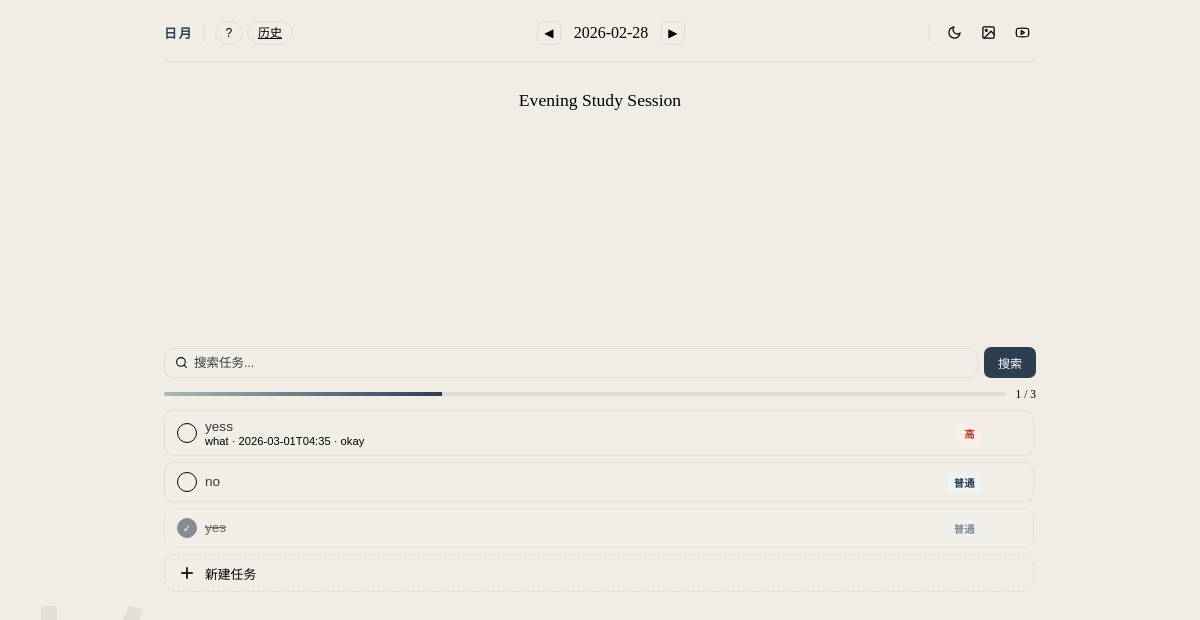
Screenshot of /2026-02-28 with the database file from the repository.
### tables this page shows
CREATE TABLE tasks (
    id INTEGER PRIMARY KEY AUTOINCREMENT,
    content TEXT NOT NULL,
    date TEXT NOT NULL
, created_at TEXT DEFAULT CURRENT_TIMESTAMP, due_time TEXT, priority INTEGER DEFAULT 2, completed INTEGER DEFAULT 0, notes TEXT, category TEXT, tags TEXT);

### app.py (the view)
@app.route('/<date>')
def index(date):
    q = request.args.get('q', '')
    conn = get_db_connection()
    if q:
        pattern = f"%{q}%"
        tasks = conn.execute(
            'SELECT * FROM tasks WHERE date = ? AND (content LIKE ? OR category LIKE ? OR tags LIKE ?) ORDER BY completed ASC, priority ASC, due_time IS NULL, due_time ASC',
            (date, pattern, pattern, pattern)
        ).fetchall()
    else:
        tasks = conn.execute(
            'SELECT * FROM tasks WHERE date = ? ORDER BY completed ASC, priority ASC, due_time IS NULL, due_time ASC',
            (date,)
        ).fetchall()
    totals = conn.execute('SELECT COUNT(*) as total, SUM(completed) as done FROM tasks WHERE date = ?', (date,)).fetchone()
    conn.close()
    current_hour = datetime.now().hour
    if 5 <= current_hour < 12:
        session_title = "Morning Study Session"
    else:
        session_title = "Evening Study Session"
    total = totals['total'] or 0
    done = totals['done'] or 0
    progress = int(done / total * 100) if total else 0
    return render_template('index.html', tasks=tasks, date=date, session_title=session_title, total=total, done=done, progress=progress, query=q)

### app.py (called while the page is built)
def get_db_connection():
    db_path = os.path.join(base_path, 'todo.db')
    conn = sqlite3.connect(db_path)
    conn.row_factory = sqlite3.Row
    return conn

### templates/index.html (shortened to what this page needs)
<!DOCTYPE html>
<html lang="en">
<head>
</head>
<body>
    <div class="deco">静</div>
    <div class="app">
        <header class="topbar">
            <span class="logo">日月</span>
            <div style="position:relative;">
            <button class="pill-btn {font-weight:700;}" onclick="toggleHelp()" id="help-btn">?</button>
                <a class="pill-btn" href="/history">历史</a>
            </div>
            <div class="nav">
                <div class="date-nav">
                    <button class="nav-arrow" onclick="navigate(-1)">◀</button>
                    <span class="date-label">{{ date }}</span>
                    <button class="nav-arrow" onclick="navigate(1)">▶</button>
                </div>
            </div>
            <div class="nav-group">
                <button class="icon-btn" id="theme-toggle" title="切换主题 (D)">
                    <svg id="icon-moon" viewBox="0 0 24 24"><path d="M21 12.79A9 9 0 1 1 11.21 3 7 7 0 0 0 21 12.79z"></path></svg>
                </button>
                <button class="icon-btn" onclick="document.getElementById('bg-upload').click()" title="背景图片">
                    <svg viewBox="0 0 24 24"><rect x="3" y="3" width="18" height="18" rx="2"></rect><circle cx="8.5" cy="8.5" r="1.5"></circle><polyline points="21 15 16 10 5 21"></polyline></svg>
                </button>
                <button class="icon-btn" onclick="toggleMediaWidget()" title="媒体">
                </button>
            </div>
        </header>
        <div class="main-col">
            <div class="timer-card" id="timer-card">
                <span style="font-size:1.1rem;color:var(--muted);font-family:'Cinzel',serif;">{{ session_title }}</span>
                <div class="timer-body">
                    <div class="timer-ring" id="timer-ring" onclick="toggleTimer()">
                        <svg viewBox="0 0 140 140" preserveAspectRatio="xMidYMid meet">
                            <circle class="ring-progress" id="ring-progress" cx="70" cy="70" r="60" transform="rotate(-90 70 70)" stroke-dasharray="377" stroke-dashoffset="377"></circle>
                        </svg>
                        <div class="timer-ring-inner">
                        </div>
                    </div>
                </div>
            </div>
            <form class="search-row" method="get" action="{{ url_for('index', date=date) }}">
                <div class="search-wrap">
                    <svg viewBox="0 0 24 24"><circle cx="11" cy="11" r="8"></circle><line x1="21" y1="21" x2="16.65" y2="16.65"></line></svg>
                    <input type="search" name="q" placeholder="搜索任务..." value="{{ query or '' }}">
                </div>
                <button type="submit" class="search-btn">搜索</button>
            </form>
            <div class="stats-row">
                <div class="progress-bar"><div class="progress-fill" style="width:{{ progress }}%"></div></div>
                <span class="counts">{{ done }} / {{ total }}</span>
            </div>
            <div class="task-list" id="task-list">
                {% for task in tasks %}
                <div class="task-row {% if task.completed %}done{% endif %}" id="task-{{ task.id }}" data-id="{{ task.id }}">
                    <form method="post" action="{{ url_for('toggle', date=date, task_id=task.id) }}" style="flex-shrink:0;">
                        <button class="check-btn" type="submit">{% if task.completed %}✓{% endif %}</button>
                    </form>
                    <div class="task-meta">
                        <div class="task-content" onclick="openEdit({{ task.id }}, event)">{{ task.content }}</div>
                        <div class="task-sub">{{ task.category }}{% if task.due_time %} · {{ task.due_time }}{% endif %}{% if task.tags %} · {{ task.tags }}{% endif %}</div>
                    </div>
                    <div class="task-right">
                        <span class="prio-badge p{{ task.priority }}">{% if task.priority==1 %}高{% elif task.priority==2 %}普通{% else %}低{% endif %}</span>
                        <form method="post" action="{{ url_for('delete', date=date, task_id=task.id) }}" onsubmit="return confirm('确定删除?');">
                        </form>
                    </div>
                </div>
                {% endfor %}
                <div class="add-task-row" onclick="openNewEdit(event)" id="add-task-trigger">
                    <svg style="width:20px;height:20px;stroke:currentColor;fill:none;stroke-width:2;flex-shrink:0;" viewBox="0 0 24 24"><line x1="12" y1="5" x2="12" y2="19"></line><line x1="5" y1="12" x2="19" y2="12"></line></svg>
                    <span>新建任务</span>
                </div>
            </div>
        </div>
    </div>
</body>
</html>

### rows the page displays
tasks: content "yess", category "what", due_time "2026-03-01T04:35", tags "okay", priority "高"
tasks: content "no", priority "普通"
tasks: content "yes", priority "普通"

### other values shown
{{ date }} "2026-02-28"
{{ session_title }} "Evening Study Session"
{{ done }} "1"
{{ total }} "3"
